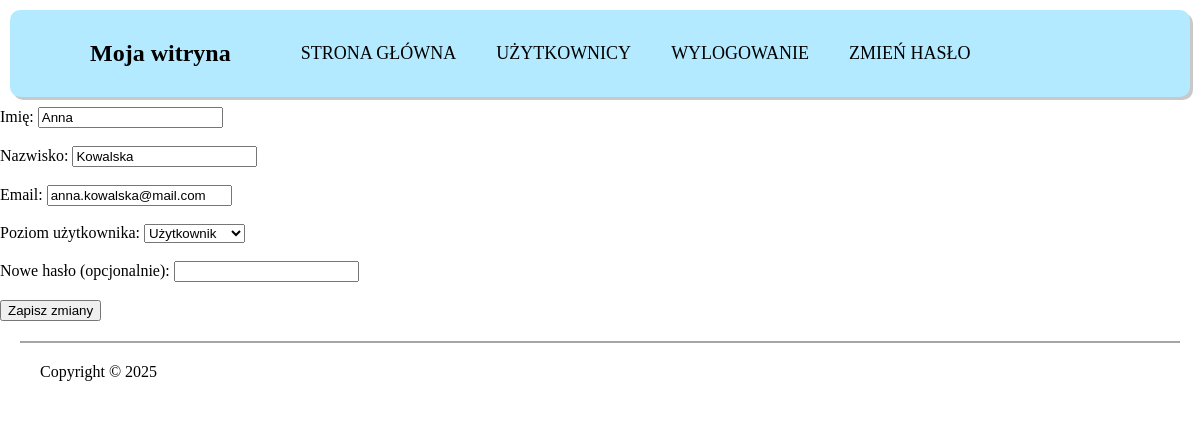
The page /my_website/admin_edit_user.php?id=1 (signed in) on the database its author committed.
### tables this page shows
CREATE TABLE `users` (
  `user_id` mediumint(8) UNSIGNED NOT NULL,
  `first_name` varchar(20) NOT NULL,
  `last_name` varchar(40) NOT NULL,
  `email` varchar(60) NOT NULL,
  `pass` char(128) NOT NULL,
  `registration_date` datetime NOT NULL,
  `user_level` int(11) NOT NULL DEFAULT 0
);

### my_website/admin_edit_user.php (the view, shortened to what this page needs)
<?php
require_once("DBconnect.php");
$user_id = (int) $_GET['id'];
$errors = [];
if ($_SERVER['REQUEST_METHOD'] == 'POST') {
    $first_name = mysqli_real_escape_string($dbc, trim($_POST['first_name']));
    $last_name = mysqli_real_escape_string($dbc, trim($_POST['last_name']));
    $email = mysqli_real_escape_string($dbc, trim($_POST['email']));
    $user_level = isset($_POST['user_level']) ? (int) $_POST['user_level'] : 0;
    $password = trim($_POST['password']);
    if ($first_name && $last_name && $email) {
        $q = "UPDATE users SET first_name='$first_name', last_name='$last_name', email='$email', user_level=$user_level";
        if (!empty($password)) {
            $password = mysqli_real_escape_string($dbc, $password);
            $q .= ", pass=SHA1('$password')";
        }
        $q .= " WHERE user_id=$user_id";
        $r = mysqli_query($dbc, $q);
        if (mysqli_affected_rows($dbc) >= 0) {
            header("Location: admin_manage_users.php");
            exit();
        } else {
            $errors[] = "Nie udało się zaktualizować danych użytkownika.";
        }
    } else {
        $errors[] = "Wszystkie pola są wymagane.";
    }
} else {
    $q = "SELECT first_name, last_name, email, user_level FROM users WHERE user_id=$user_id";
    $r = mysqli_query($dbc, $q);
    $user = mysqli_fetch_array($r, MYSQLI_ASSOC);
    $first_name = $user['first_name'];
    $last_name = $user['last_name'];
    $email = $user['email'];
    $user_level = $user['user_level'];
}
?>
<form action="admin_edit_user.php?id=<?php echo $user_id; ?>" method="POST">
    Imię: <input type="text" name="first_name" value="<?php echo htmlspecialchars($first_name); ?>" required><br><br>
    Nazwisko: <input type="text" name="last_name" value="<?php echo htmlspecialchars($last_name); ?>" required><br><br>
    Email: <input type="email" name="email" value="<?php echo htmlspecialchars($email); ?>" required><br><br>
    Poziom użytkownika:
    <select name="user_level">
        <option value="0" <?php if ($user_level == 0)
            echo 'selected'; ?>>Użytkownik</option>
    </select><br><br>
    Nowe hasło (opcjonalnie): <input type="password" name="password"><br><br>
    <input type="submit" value="Zapisz zmiany">
</form>

### my_website/header2.css (style rules this page uses)
nav { display: flex; flex-direction: row; align-items: center; padding: 30px; margin: 10px; background-color: rgb(179, 234, 255); border-radius: 10px; box-shadow: 3px 3px rgba(0, 0, 0, 0.212); }
nav p { margin: 0; padding-right: 50px; padding-left: 50px; text-decoration: solid; font-size: 24px; font-weight: bold; }
nav a { padding-left: 20px; padding-right: 20px; text-decoration: none; color: black; font-size: 18px; }
footer { border-top: 2px solid #00000059; margin: 20px; padding: 20px; }
body { margin: 0; padding: 0; }

### rows shown on the page
users: first_name "Anna", last_name "Kowalska", email "anna.kowalska@mail.com", user_level "Użytkownik"
